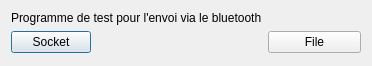
<?xml version="1.0" encoding="UTF-8"?>
<ui version="4.0">
 <class>Dialog</class>
 <widget class="QDialog" name="Dialog">
  <property name="geometry">
   <rect>
    <x>0</x>
    <y>0</y>
    <width>372</width>
    <height>66</height>
   </rect>
  </property>
  <property name="windowTitle">
   <string>Dialog</string>
  </property>
  <layout class="QFormLayout" name="formLayout">
   <item row="0" column="0">
    <widget class="QLabel" name="label">
     <property name="text">
      <string>Programme de test pour l'envoi via le bluetooth</string>
     </property>
    </widget>
   </item>
   <item row="1" column="0">
    <widget class="QPushButton" name="pushButtonSocket">
     <property name="text">
      <string>Socket</string>
     </property>
    </widget>
   </item>
   <item row="1" column="1">
    <widget class="QPushButton" name="pushButtonFile">
     <property name="text">
      <string>File</string>
     </property>
    </widget>
   </item>
  </layout>
 </widget>
 <resources/>
 <connections/>
</ui>
